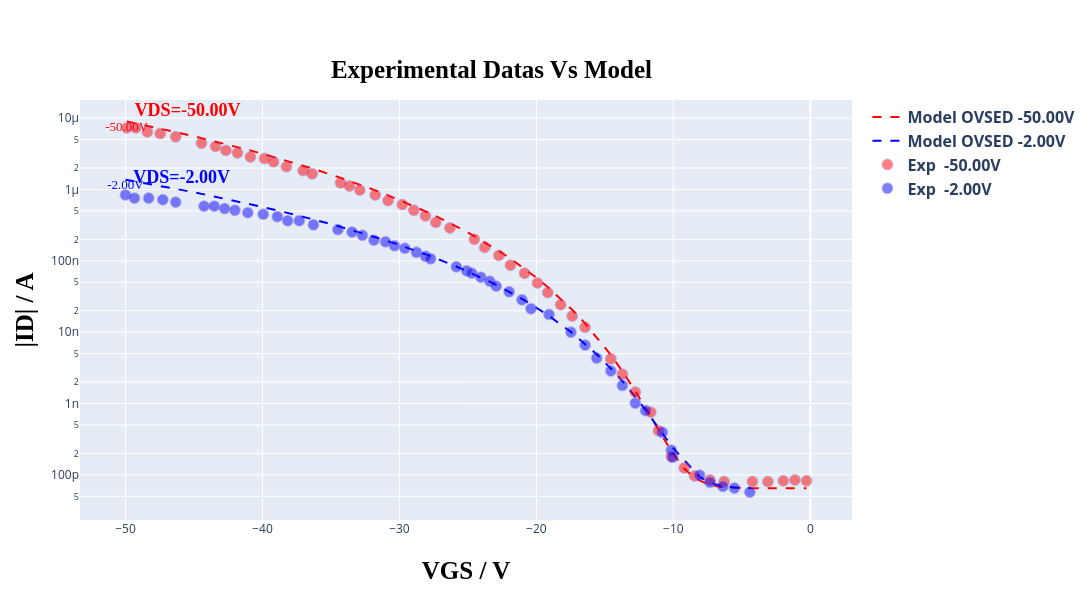
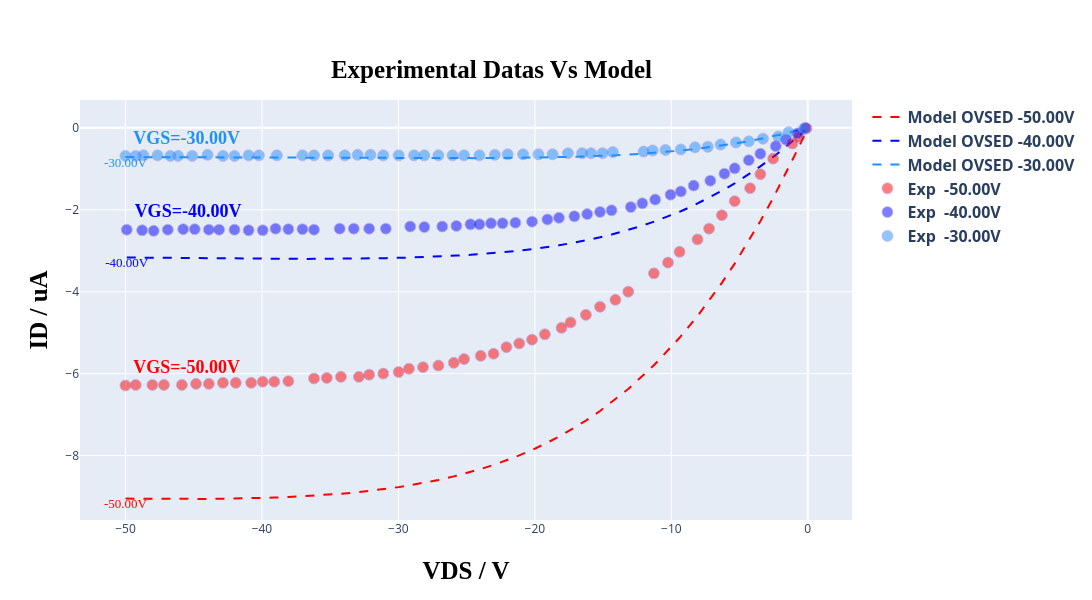

Notebook cell for these charts, in order:
### Code cell
# @title ##### ***GRAFICS PLOT OPTION:*** { run: "auto" }
option = 'Show both curves' # @param ["Show transfer curve", "Show output curve", "Show both curves"]

plot = initialize_graphics_plot(settings)
model = instance_model(read, TFTModel, n_points, type_curve_plot, load_parameters, input_voltage, Vv, load_idleak, width_t, count_transfer, tp_tst, settings['experimental_data_scale_transfer'], settings['current_typic'], resistance, current, path_voltages=path_voltages, settings=settings)
in_model_data, in_exp_data, out_model_data, out_exp_data = load_experimental_data(read, count_transfer, Vv, Id, model, count_output)

# Plot labels follow the tensions discovered from the CSVs and any optional filtering step.
plot_curves(option, plot, list_tension, list_tension_shift, count_transfer, in_model_data, out_model_data, in_exp_data, out_exp_data, shift_list, settings.get('selected_curves', settings.get('select_files', '')), settings['current_typic'], type_curve_plot)

error(in_exp_data, in_model_data, out_exp_data, out_model_data)
print('\n\n')

### Figure 1 — Plotly figure (JSON) as saved in the notebook; plotly's stock layout.template omitted (floating-point values rounded to 4 significant figures)
{"data": [{"line": {"color": "rgb(255, 0, 0)", "dash": "dash"}, "mode": "lines+text", "name": "<b>Model OVSED<b> <b>-50.00V<b>", "text": ["-50.00V"], "textfont": {"color": "rgb(255, 0, 0)", "family": "Times New Roman", "size": 13}, "textposition": "bottom center", "type": "scatter", "x": [-49.91, -49.25, -48.4, -47.46, -46.33, -44.45, -43.42, -42.67, -41.82, -40.88, -39.85, -39.19, -38.25, -37.03, -36.37, -34.3, -33.65, -32.89, -31.77, -30.83, -29.79, -28.95, -28.1, -27.35, -26.32, -24.53, -23.78, -22.74, -21.9, -20.86, -19.92, -19.17, -18.23, -17.39, -16.45, -14.57, -13.72, -12.78, -11.65, -11.09, -10.15, -9.211, -8.459, -7.331, -6.297, -4.229, -3.102, -1.974, -1.128, -0.282], "y": [8.975e-06, 8.449e-06, 7.805e-06, 7.131e-06, 6.379e-06, 5.254e-06, 4.7e-06, 4.325e-06, 3.929e-06, 3.52e-06, 3.107e-06, 2.863e-06, 2.539e-06, 2.159e-06, 1.972e-06, 1.461e-06, 1.321e-06, 1.173e-06, 9.739e-07, 8.281e-07, 6.869e-07, 5.851e-07, 4.949e-07, 4.236e-07, 3.383e-07, 2.217e-07, 1.828e-07, 1.378e-07, 1.076e-07, 7.781e-08, 5.652e-08, 4.294e-08, 2.964e-08, 2.062e-08, 1.327e-08, 4.791e-09, 2.828e-09, 1.494e-09, 6.526e-10, 4.261e-10, 2.153e-10, 1.226e-10, 9.025e-11, 7.171e-11, 6.683e-11, 6.511e-11, 6.502e-11, 6.5e-11, 6.5e-11, 6.5e-11]}, {"line": {"color": "rgb(0, 0, 255)", "dash": "dash"}, "mode": "lines+text", "name": "<b>Model OVSED<b> <b>-2.00V<b>", "text": ["-2.00V"], "textfont": {"color": "rgb(0, 0, 255)", "family": "Times New Roman", "size": 13}, "textposition": "bottom center", "type": "scatter", "x": [-50, -49.34, -48.31, -47.27, -46.33, -44.27, -43.52, -42.76, -42.01, -41.07, -39.94, -38.91, -38.16, -37.31, -36.28, -34.49, -33.46, -32.71, -31.86, -31.02, -30.36, -29.61, -28.76, -28.1, -27.73, -25.85, -25.09, -24.72, -24.06, -23.4, -22.93, -21.99, -21.05, -20.39, -19.08, -17.48, -16.45, -15.6, -14.57, -13.72, -12.78, -12.03, -10.81, -10.15, -10.06, -8.083, -7.331, -6.391, -5.545, -4.417], "y": [1.371e-06, 1.303e-06, 1.202e-06, 1.105e-06, 1.022e-06, 8.549e-07, 7.99e-07, 7.455e-07, 6.945e-07, 6.342e-07, 5.666e-07, 5.091e-07, 4.698e-07, 4.282e-07, 3.808e-07, 3.076e-07, 2.7e-07, 2.446e-07, 2.182e-07, 1.937e-07, 1.76e-07, 1.572e-07, 1.378e-07, 1.238e-07, 1.163e-07, 8.339e-08, 7.225e-08, 6.708e-08, 5.867e-08, 5.101e-08, 4.599e-08, 3.699e-08, 2.93e-08, 2.463e-08, 1.692e-08, 1.008e-08, 6.897e-09, 4.908e-09, 3.104e-09, 2.055e-09, 1.245e-09, 8.076e-10, 3.829e-10, 2.555e-10, 2.414e-10, 9.356e-11, 7.774e-11, 6.926e-11, 6.648e-11, 6.533e-11]}, {"marker": {"color": "rgb(255, 0, 0)", "line": {"color": "MediumPurple", "width": 0.8}, "opacity": 0.5, "size": 11}, "mode": "markers+text", "name": "<b>Exp <b> <b>-50.00V<b>", "text": ["<b>VDS<b>=-50.00V"], "textfont": {"color": "rgb(255, 0, 0)", "family": "Times New Roman", "size": 18}, "textposition": "top right", "type": "scatter", "x": [-49.91, -49.25, -48.4, -47.46, -46.33, -44.45, -43.42, -42.67, -41.82, -40.88, -39.85, -39.19, -38.25, -37.03, -36.37, -34.3, -33.65, -32.89, -31.77, -30.83, -29.79, -28.95, -28.1, -27.35, -26.32, -24.53, -23.78, -22.74, -21.9, -20.86, -19.92, -19.17, -18.23, -17.39, -16.45, -14.57, -13.72, -12.78, -11.65, -11.09, -10.15, -9.211, -8.459, -7.331, -6.297, -4.229, -3.102, -1.974, -1.128, -0.282], "y": [7.31e-06, 7.31e-06, 6.42e-06, 6.09e-06, 5.49e-06, 4.46e-06, 4.02e-06, 3.53e-06, 3.26e-06, 2.86e-06, 2.72e-06, 2.45e-06, 2.09e-06, 1.84e-06, 1.66e-06, 1.24e-06, 1.12e-06, 9.83e-07, 8.4e-07, 7e-07, 6.15e-07, 5.12e-07, 4.27e-07, 3.46e-07, 2.89e-07, 2e-07, 1.54e-07, 1.19e-07, 8.7e-08, 6.71e-08, 4.9e-08, 3.59e-08, 2.43e-08, 1.68e-08, 1.17e-08, 4.23e-09, 2.58e-09, 1.45e-09, 7.57e-10, 4.16e-10, 1.81e-10, 1.25e-10, 9.66e-11, 8.48e-11, 8.05e-11, 8.05e-11, 8.05e-11, 8.26e-11, 8.48e-11, 8.26e-11]}, {"marker": {"color": "rgb(0, 0, 255)", "line": {"color": "MediumPurple", "width": 0.8}, "opacity": 0.5, "size": 11}, "mode": "markers+text", "name": "<b>Exp <b> <b>-2.00V<b>", "text": ["<b>VDS<b>=-2.00V"], "textfont": {"color": "rgb(0, 0, 255)", "family": "Times New Roman", "size": 18}, "textposition": "top right", "type": "scatter", "x": [-50, -49.34, -48.31, -47.27, -46.33, -44.27, -43.52, -42.76, -42.01, -41.07, -39.94, -38.91, -38.16, -37.31, -36.28, -34.49, -33.46, -32.71, -31.86, -31.02, -30.36, -29.61, -28.76, -28.1, -27.73, -25.85, -25.09, -24.72, -24.06, -23.4, -22.93, -21.99, -21.05, -20.39, -19.08, -17.48, -16.45, -15.6, -14.57, -13.72, -12.78, -12.03, -10.81, -10.15, -10.06, -8.083, -7.331, -6.391, -5.545, -4.417], "y": [8.4e-07, 7.57e-07, 7.57e-07, 7.19e-07, 6.65e-07, 5.83e-07, 5.83e-07, 5.4e-07, 5.12e-07, 4.74e-07, 4.5e-07, 4.16e-07, 3.65e-07, 3.65e-07, 3.2e-07, 2.74e-07, 2.53e-07, 2.28e-07, 1.95e-07, 1.85e-07, 1.63e-07, 1.5e-07, 1.32e-07, 1.16e-07, 1.07e-07, 8.26e-08, 7.25e-08, 6.71e-08, 5.89e-08, 5.17e-08, 4.42e-08, 3.68e-08, 2.84e-08, 2.13e-08, 1.77e-08, 1e-08, 6.59e-09, 4.34e-09, 2.86e-09, 1.79e-09, 1.01e-09, 7.98e-10, 3.95e-10, 2.22e-10, 1.76e-10, 9.91e-11, 7.84e-11, 6.88e-11, 6.53e-11, 5.73e-11]}], "layout": {"height": 600, "legend": {"font": {"size": 16}}, "title": {"font": {"color": "black", "family": "Overpass", "size": 25}, "text": "<b>Experimental Datas Vs Model<b>", "x": 0.45, "y": 0.9}, "width": 1100, "xaxis": {"title": {"font": {"color": "black", "family": "Overpass", "size": 25}, "standoff": 25, "text": "<b>VGS / V<b>"}}, "yaxis": {"title": {"font": {"color": "black", "family": "Overpass", "size": 25}, "standoff": 10, "text": "<b>|ID| / A<b>"}, "type": "log"}}}

### Figure 2 — Plotly figure (JSON) as saved in the notebook; plotly's stock layout.template omitted (floating-point values rounded to 4 significant figures)
{"data": [{"line": {"color": "rgb(255, 0, 0)", "dash": "dash"}, "mode": "lines+text", "name": "<b>Model OVSED<b> <b>-50.00V<b>", "text": ["-50.00V"], "textfont": {"color": "rgb(255, 0, 0)", "family": "Times New Roman", "size": 13}, "textposition": "bottom center", "type": "scatter", "x": [-50, -49.25, -48.03, -47.18, -45.86, -44.83, -43.89, -42.86, -41.92, -40.79, -39.94, -39.1, -38.06, -36.18, -35.24, -34.21, -32.89, -32.14, -31.11, -29.98, -29.23, -28.2, -27.07, -25.94, -25.19, -23.97, -23.03, -22.09, -21.15, -20.21, -19.27, -18.05, -17.39, -16.26, -15.23, -14.1, -13.16, -11.28, -10.24, -9.398, -8.083, -7.237, -6.297, -5.357, -4.229, -3.477, -2.538, -1.128, -0.6579, -0.09398], "y": [-9.052, -9.055, -9.059, -9.06, -9.062, -9.061, -9.06, -9.056, -9.052, -9.044, -9.037, -9.028, -9.014, -8.981, -8.96, -8.934, -8.893, -8.866, -8.824, -8.772, -8.732, -8.671, -8.596, -8.51, -8.446, -8.33, -8.23, -8.12, -7.998, -7.864, -7.717, -7.505, -7.38, -7.148, -6.913, -6.631, -6.375, -5.797, -5.44, -5.125, -4.593, -4.223, -3.783, -3.314, -2.709, -2.279, -1.712, -0.7938, -0.4696, -0.06827]}, {"line": {"color": "rgb(0, 0, 255)", "dash": "dash"}, "mode": "lines+text", "name": "<b>Model OVSED<b> <b>-40.00V<b>", "text": ["-40.00V"], "textfont": {"color": "rgb(0, 0, 255)", "family": "Times New Roman", "size": 13}, "textposition": "bottom center", "type": "scatter", "x": [-49.91, -48.78, -47.93, -46.9, -45.77, -44.92, -43.89, -43.14, -42.01, -40.98, -39.94, -39.0, -38.06, -37.03, -36.18, -34.3, -33.27, -32.14, -30.92, -29.14, -28.1, -26.79, -25.75, -24.72, -24.06, -23.21, -22.37, -21.43, -20.21, -19.08, -18.23, -17.11, -16.17, -15.23, -14.38, -12.97, -12.12, -11.18, -10.06, -9.305, -8.365, -7.143, -6.109, -5.357, -4.323, -3.477, -2.35, -1.598, -0.7519, -0.188], "y": [-3.165, -3.17, -3.173, -3.177, -3.181, -3.184, -3.187, -3.189, -3.192, -3.194, -3.196, -3.198, -3.198, -3.199, -3.198, -3.196, -3.193, -3.188, -3.181, -3.166, -3.154, -3.136, -3.119, -3.098, -3.083, -3.062, -3.037, -3.006, -2.96, -2.909, -2.866, -2.801, -2.74, -2.672, -2.604, -2.475, -2.387, -2.281, -2.139, -2.035, -1.895, -1.692, -1.503, -1.355, -1.135, -0.9407, -0.6613, -0.4616, -0.2236, -0.05703]}, {"line": {"color": "rgb(30, 144, 255)", "dash": "dash"}, "mode": "lines+text", "name": "<b>Model OVSED<b> <b>-30.00V<b>", "text": ["-30.00V"], "textfont": {"color": "rgb(30, 144, 255)", "family": "Times New Roman", "size": 13}, "textposition": "bottom center", "type": "scatter", "x": [-50, -49.25, -48.68, -47.65, -46.71, -46.15, -45.11, -43.98, -42.86, -42.01, -40.98, -40.23, -38.91, -37.03, -36.18, -35.15, -33.93, -32.99, -32.05, -31.11, -29.98, -28.85, -28.1, -27.07, -26.03, -25.19, -24.06, -22.93, -21.99, -20.86, -19.74, -18.7, -17.58, -16.54, -15.88, -15.04, -14.29, -12.03, -11.37, -10.43, -9.305, -8.271, -7.331, -6.391, -5.263, -4.323, -3.289, -2.162, -1.41, -0.282], "y": [-0.7136, -0.7148, -0.7157, -0.7173, -0.7188, -0.7197, -0.7214, -0.7231, -0.7249, -0.7262, -0.7278, -0.7289, -0.7308, -0.7335, -0.7347, -0.736, -0.7375, -0.7385, -0.7395, -0.7403, -0.7411, -0.7416, -0.7418, -0.7417, -0.7413, -0.7406, -0.7392, -0.737, -0.7344, -0.7303, -0.725, -0.7187, -0.7101, -0.7004, -0.6931, -0.6824, -0.6715, -0.6292, -0.6138, -0.589, -0.5545, -0.5179, -0.48, -0.4374, -0.3796, -0.3255, -0.2595, -0.1792, -0.1207, -0.02534]}, {"marker": {"color": "rgb(255, 0, 0)", "line": {"color": "MediumPurple", "width": 0.8}, "opacity": 0.5, "size": 11}, "mode": "markers+text", "name": "<b>Exp <b> <b>-50.00V<b>", "text": ["<b>VGS<b>=-50.00V"], "textfont": {"color": "rgb(255, 0, 0)", "family": "Times New Roman", "size": 18}, "textposition": "top right", "type": "scatter", "x": [-50, -49.25, -48.03, -47.18, -45.86, -44.83, -43.89, -42.86, -41.92, -40.79, -39.94, -39.1, -38.06, -36.18, -35.24, -34.21, -32.89, -32.14, -31.11, -29.98, -29.23, -28.2, -27.07, -25.94, -25.19, -23.97, -23.03, -22.09, -21.15, -20.21, -19.27, -18.05, -17.39, -16.26, -15.23, -14.1, -13.16, -11.28, -10.24, -9.398, -8.083, -7.237, -6.297, -5.357, -4.229, -3.477, -2.538, -1.128, -0.6579, -0.09398], "y": [-6.289, -6.276, -6.276, -6.276, -6.276, -6.25, -6.25, -6.224, -6.224, -6.224, -6.197, -6.197, -6.184, -6.118, -6.105, -6.079, -6.079, -6.026, -6, -5.961, -5.882, -5.842, -5.803, -5.737, -5.645, -5.566, -5.513, -5.355, -5.263, -5.171, -5.039, -4.882, -4.75, -4.566, -4.368, -4.197, -4, -3.553, -3.289, -3.026, -2.724, -2.461, -2.132, -1.789, -1.474, -1.132, -0.75, -0.3816, -0.2237, -0.01316]}, {"marker": {"color": "rgb(0, 0, 255)", "line": {"color": "MediumPurple", "width": 0.8}, "opacity": 0.5, "size": 11}, "mode": "markers+text", "name": "<b>Exp <b> <b>-40.00V<b>", "text": ["<b>VGS<b>=-40.00V"], "textfont": {"color": "rgb(0, 0, 255)", "family": "Times New Roman", "size": 18}, "textposition": "top right", "type": "scatter", "x": [-49.91, -48.78, -47.93, -46.9, -45.77, -44.92, -43.89, -43.14, -42.01, -40.98, -39.94, -39.0, -38.06, -37.03, -36.18, -34.3, -33.27, -32.14, -30.92, -29.14, -28.1, -26.79, -25.75, -24.72, -24.06, -23.21, -22.37, -21.43, -20.21, -19.08, -18.23, -17.11, -16.17, -15.23, -14.38, -12.97, -12.12, -11.18, -10.06, -9.305, -8.365, -7.143, -6.109, -5.357, -4.323, -3.477, -2.35, -1.598, -0.7519, -0.188], "y": [-2.487, -2.5, -2.513, -2.487, -2.474, -2.474, -2.487, -2.487, -2.487, -2.5, -2.5, -2.461, -2.474, -2.474, -2.487, -2.461, -2.461, -2.461, -2.461, -2.408, -2.421, -2.408, -2.395, -2.355, -2.355, -2.329, -2.329, -2.316, -2.289, -2.237, -2.197, -2.158, -2.105, -2.053, -2.013, -1.934, -1.842, -1.75, -1.632, -1.553, -1.408, -1.289, -1.118, -0.9868, -0.7895, -0.6316, -0.4474, -0.2895, -0.1316, 0]}, {"marker": {"color": "rgb(30, 144, 255)", "line": {"color": "MediumPurple", "width": 0.8}, "opacity": 0.5, "size": 11}, "mode": "markers+text", "name": "<b>Exp <b> <b>-30.00V<b>", "text": ["<b>VGS<b>=-30.00V"], "textfont": {"color": "rgb(30, 144, 255)", "family": "Times New Roman", "size": 18}, "textposition": "top right", "type": "scatter", "x": [-50, -49.25, -48.68, -47.65, -46.71, -46.15, -45.11, -43.98, -42.86, -42.01, -40.98, -40.23, -38.91, -37.03, -36.18, -35.15, -33.93, -32.99, -32.05, -31.11, -29.98, -28.85, -28.1, -27.07, -26.03, -25.19, -24.06, -22.93, -21.99, -20.86, -19.74, -18.7, -17.58, -16.54, -15.88, -15.04, -14.29, -12.03, -11.37, -10.43, -9.305, -8.271, -7.331, -6.391, -5.263, -4.323, -3.289, -2.162, -1.41, -0.282], "y": [-0.6842, -0.6842, -0.6711, -0.6711, -0.6842, -0.6842, -0.6842, -0.6579, -0.6842, -0.6842, -0.6711, -0.6711, -0.6711, -0.6711, -0.6711, -0.6711, -0.6711, -0.6579, -0.6579, -0.6711, -0.6711, -0.6711, -0.6711, -0.6711, -0.6711, -0.6711, -0.6711, -0.6579, -0.6447, -0.6447, -0.6447, -0.6447, -0.6184, -0.6184, -0.6184, -0.6184, -0.5921, -0.5789, -0.5526, -0.5395, -0.5263, -0.4737, -0.4605, -0.4079, -0.3553, -0.3289, -0.2632, -0.2105, -0.1053, -0.02632]}], "layout": {"height": 600, "legend": {"font": {"size": 16}}, "title": {"font": {"color": "black", "family": "Overpass", "size": 25}, "text": "<b>Experimental Datas Vs Model<b>", "x": 0.45, "y": 0.9}, "width": 1100, "xaxis": {"title": {"font": {"color": "black", "family": "Overpass", "size": 25}, "standoff": 25, "text": "<b>VDS / V<b>"}}, "yaxis": {"title": {"font": {"color": "black", "family": "Overpass", "size": 25}, "standoff": 10, "text": "<b>ID / uA<b>"}, "type": "linear"}}}
